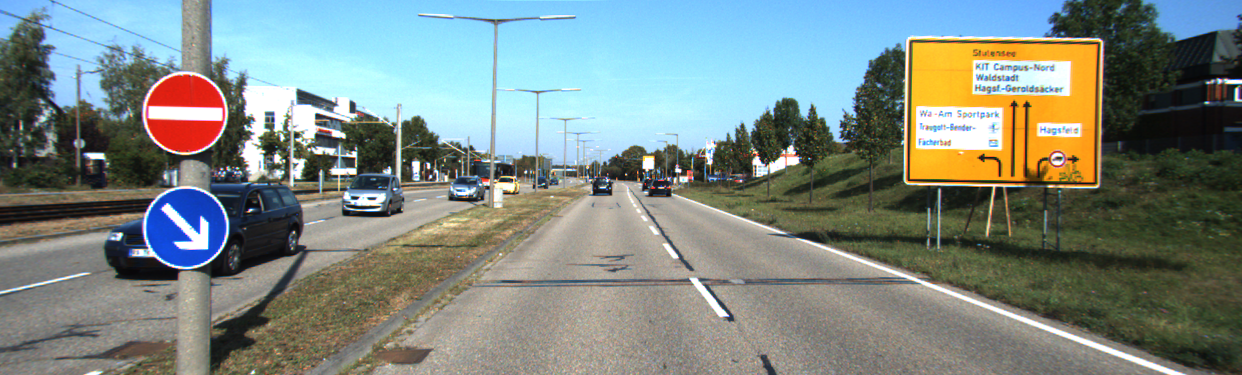
#> input picture 4_a.png, 1242 x 375 px
$ jupyter execute assignment.ipynb   (shell and % lines are left out)
#> lines starting #> are read from the running program, lines starting #| are printed output that depends on the picture; after the words box and inside, x2 and y2 are one past the last pixel; in counts of white or black regions, pixels touching at a corner belong together
[cell 1]
import cv2
import numpy as np
import matplotlib.pyplot as plt

[cell 2]
# Load image pair
img1 = cv2.imread('4_a.png')
#> img1 is the input picture: shape (375, 1242, 3); mean B, G, R 131.1, 136.3, 125
img2 = cv2.imread('4_b.png')
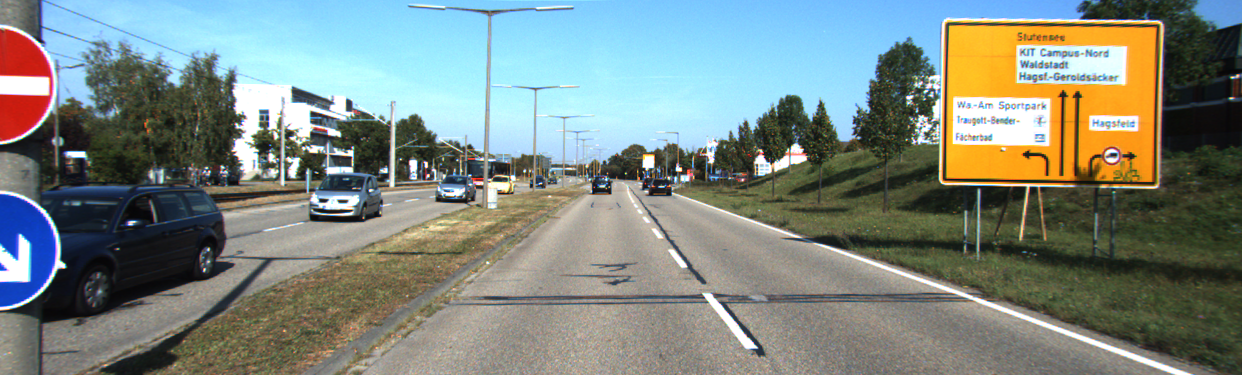
#> input picture 4_b.png, 1242 x 375 px
#> img2 is the input picture: shape (375, 1242, 3); mean B, G, R 129, 135.7, 125.4

# Convert to grayscale
gray1 = cv2.cvtColor(img1, cv2.COLOR_BGR2GRAY)
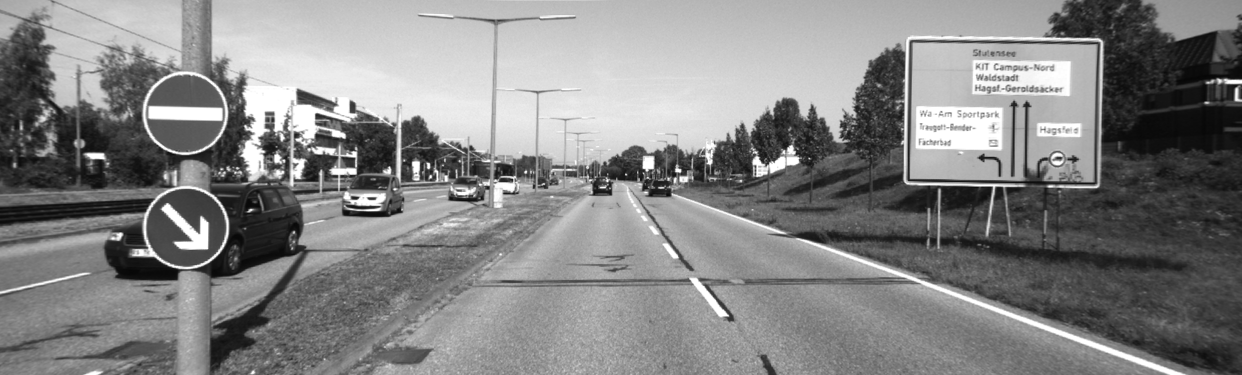
#> gray1: shape (375, 1242); min 6, max 255, mean 132.4
gray2 = cv2.cvtColor(img2, cv2.COLOR_BGR2GRAY)
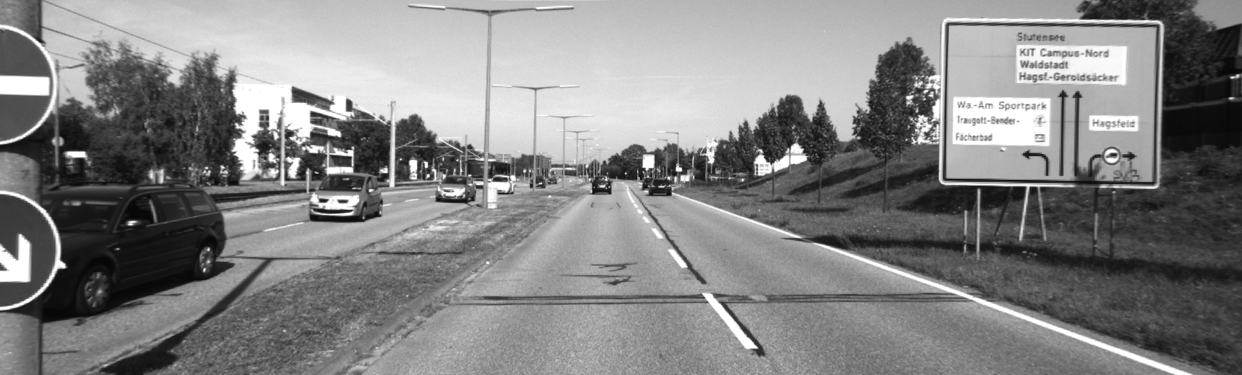
#> gray2: shape (375, 1242); min 6, max 255, mean 131.9

[cell 3]
# Shi-Tomasi corner detector parameters
feature_params = dict(
    maxCorners=200,
    qualityLevel=0.6,
    minDistance=6,
    blockSize=3
)

# Detect corners in the first image
corners = cv2.goodFeaturesToTrack(gray1, mask=None, **feature_params)
#> corners = 29 rows, first 8: [428, 168], [389, 167], [358, 197], [525, 172], [430, 175], [626, 174], [284, 160], [344, 137]

# Create a copy of the image
vis_img = img1.copy()

# Draw circles at corner points
for corner in corners:
    x, y = corner.ravel()
    cv2.circle(vis_img, (int(x), int(y)), 3, (0, 255, 0), -1)
#> this loop made 29 passes
#> (x, y) on passes 1 to 12: (428, 168), (389, 167), (358, 197), (525, 172), (430, 175), (626, 174), (284, 160), (344, 137), (337, 176), (264, 151), (375, 198), (728, 315)
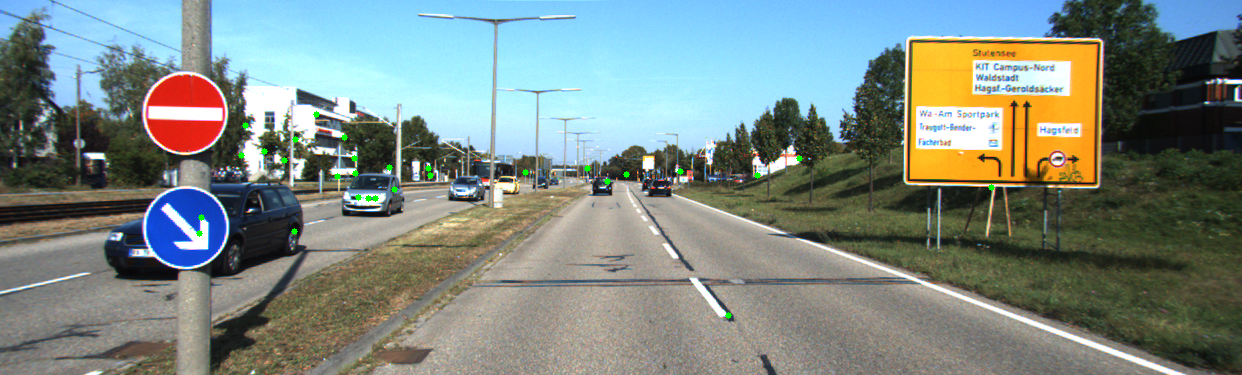
#> vis_img: shape (375, 1242, 3); 0.18% of pixels changed, all inside (x1, y1, x2, y2) = (196, 111, 995, 319)

# Display the image with corners
plt.figure(figsize=(10, 8))
plt.imshow(cv2.cvtColor(vis_img, cv2.COLOR_BGR2RGB))
plt.title('Detected Feature Points')
plt.axis('off')
plt.show()

[cell 4]
def estimate_motion_vectors(img1, img2, feature_points):
    # Convert images to grayscale if they aren't already
    if len(img1.shape) == 3:
        gray1 = cv2.cvtColor(img1, cv2.COLOR_BGR2GRAY)
        gray2 = cv2.cvtColor(img2, cv2.COLOR_BGR2GRAY)
    else:
        gray1 = img1
        gray2 = img2

    # Define parameters for Lucas-Kanade optical flow
    lk_params = dict(
        winSize=(8, 8),  # Size of the search window at each pyramid level
        maxLevel=5,      # Maximum pyramid level
        criteria=(cv2.TERM_CRITERIA_EPS | cv2.TERM_CRITERIA_COUNT, 10, 0.03)  # Termination criteria
    )

    # Calculate optical flow
    points2, status, error = cv2.calcOpticalFlowPyrLK(
        gray1, gray2, feature_points, None, **lk_params
    )

    return points2, status, error

def get_valid_motion_vectors(points1, points2, status):
    # Keep only points that were successfully tracked (status == 1)
    valid_points1 = points1[status == 1]
    valid_points2 = points2[status == 1]

    print(f"Number of keypoints in motion: {valid_points1.shape[0]}")

    # Calculate motion vectors
    motion_vectors = valid_points2 - valid_points1

    return valid_points1, valid_points2, motion_vectors

def filter_motion_vectors(points1, points2, motion_vectors):
    # Calculate vector magnitudes
    magnitudes = np.linalg.norm(motion_vectors, axis=1)

    # Define thresholds
    lower_bound = 2  # Minimum motion (in pixels)
    upper_bound = 10  # Optional: Maximum motion (in pixels)

    # Filter points with significant motion
    mask = magnitudes > lower_bound
    filtered_points1 = points1[mask]
    filtered_points2 = points2[mask]
    filtered_vectors = motion_vectors[mask]

    print(f"Number of keypoints after thresholding: {filtered_points1.shape[0]}")

    return filtered_points1, filtered_points2, filtered_vectors

def visualize_motion_vectors(image, start_points, end_points, color=(0, 255, 0), thickness=2):
    """Draw motion vectors as arrows on the image"""
    vis_img = image.copy()

    for i in range(start_points.shape[0]):
        # Convert points to integer tuples
        start_point = tuple(map(int, start_points[i]))
        end_point = tuple(map(int, end_points[i]))

        # Draw arrow from start to end point
        vis_img = cv2.arrowedLine(vis_img, start_point, end_point, color, thickness)

    return vis_img

# Step 1: Estimate motion vectors
points2, status, error = estimate_motion_vectors(img1, img2, corners)
#> in estimate_motion_vectors, `lk_params = dict( winSize=(8, 8),`: lk_params = {'winSize': (8, 8), 'maxLevel': 5, 'criteria': (3, 10, 0.03)}
#> in estimate_motion_vectors, `points2, status, error = cv2.calcOpticalFlowPyrLK( gray1, gray2, featu..`: points2 = 29 rows, first 8: [425.7, 167], [385.5, 166.6], [327.3, 199.6], [524, 171], [427.5, 174], [625.8, 172.9], [277.4, 158.8], [339.4, 135.5]; status = 29 values from 1 to 1; error = 29 values, max 133.3 at index 22, min 1.98 at index 5, mean 19.67
#> status = 29 values from 1 to 1

# Step 2: Get valid motion vectors
valid_points1, valid_points2, motion_vectors = get_valid_motion_vectors(corners, points2, status)
#> in get_valid_motion_vectors, `valid_points1 = points1[status == 1]`: valid_points1 = 29 pairs, first value 199 to 991, second value 114 to 315
#> in get_valid_motion_vectors, `valid_points2 = points2[status == 1]`: valid_points2 = 29 pairs, first value 209.9 to 1024.9, second value 112 to 346.9
#| Number of keypoints in motion: 29
#> in get_valid_motion_vectors, `motion_vectors = valid_points2 - valid_points1`: motion_vectors = 29 pairs, first value -84.13 to 111.8, second value -24.34 to 78.34

# Step 3: Filter motion vectors (by magnitude)
filtered_points1, filtered_points2, filtered_vectors = filter_motion_vectors(valid_points1, valid_points2, motion_vectors)
#> in filter_motion_vectors, `magnitudes = np.linalg.norm(motion_vectors, axis=1)`: magnitudes = 29 values, max 114.4 at index 18, min 1.07 at index 5, mean 20.73
#> in filter_motion_vectors, `filtered_points1 = points1[mask]`: filtered_points1 = 24 rows, first 8: [428, 168], [389, 167], [358, 197], [430, 175], [284, 160], [344, 137], [337, 176], [264, 151]
#> in filter_motion_vectors, `filtered_points2 = points2[mask]`: filtered_points2 = 24 rows, first 8: [425.7, 167], [385.5, 166.6], [327.3, 199.6], [427.5, 174], [277.4, 158.8], [339.4, 135.5], [292.7, 164], [257.8, 149.8]
#> in filter_motion_vectors, `filtered_vectors = motion_vectors[mask]`: filtered_vectors = 24 rows, first 8: [-2.32, -0.981], [-3.46, -0.374], [-30.65, 2.61], [-2.47, -0.961], [-6.56, -1.21], [-4.61, -1.52], [-44.31, -12.02], [-6.19, -1.17]
#| Number of keypoints after thresholding: 24

# Step 4: Visualize motion vectors
vis_img = visualize_motion_vectors(img1, filtered_points1, filtered_points2)
#> the loop in visualize_motion_vectors, `for i in range(start_points.shape[0]):` made 24 passes
#> (start_point, end_point) on passes 1 to 12: ((428, 168), (425, 167)), ((389, 167), (385, 166)), ((358, 197), (327, 199)), ((430, 175), (427, 174)), ((284, 160), (277, 158)), ((344, 137), (339, 135)), ((337, 176), (292, 163)), ((264, 151), (257, 149)), ((375, 198), (346, 200)), ((728, 315), (756, 346)), ((245, 125), (235, 123)), ((757, 175), (758, 173))
#> after the loop in visualize_motion_vectors, `for i in range(start_points.shape[0]):`:
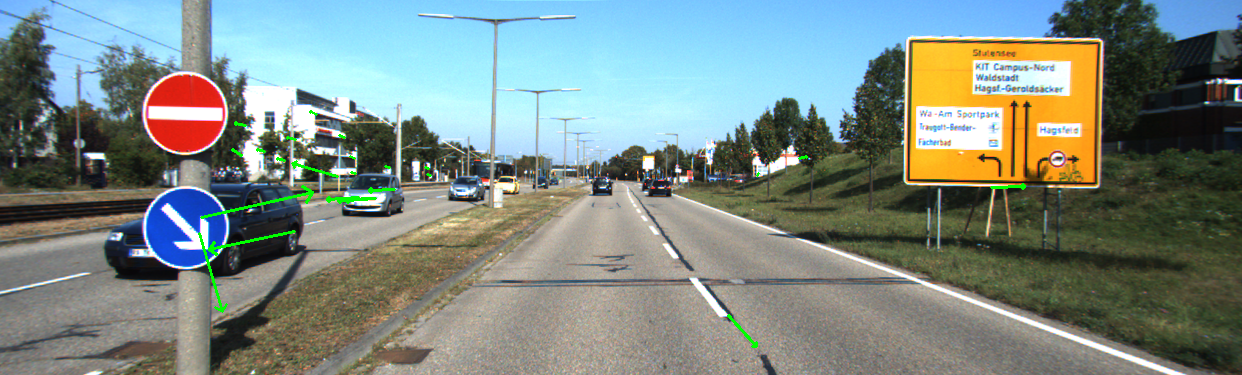
#> vis_img: shape (375, 1242, 3); mean B, G, R 130.6, 136.9, 124.6

# Display the result
plt.figure(figsize=(10, 8))
plt.imshow(cv2.cvtColor(vis_img, cv2.COLOR_BGR2RGB))
plt.title('Filtered Motion Vectors')
plt.axis('off')
plt.show()
